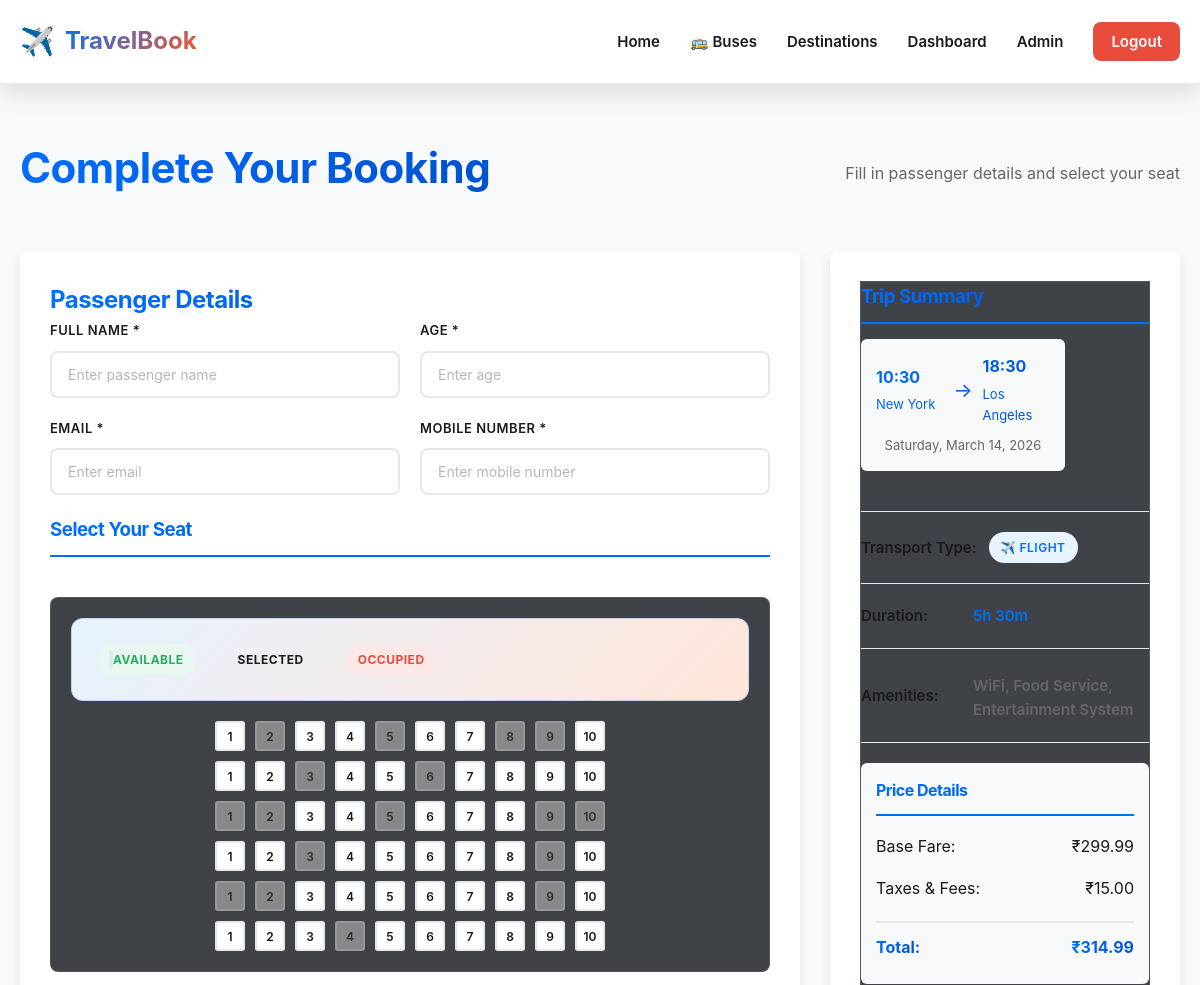
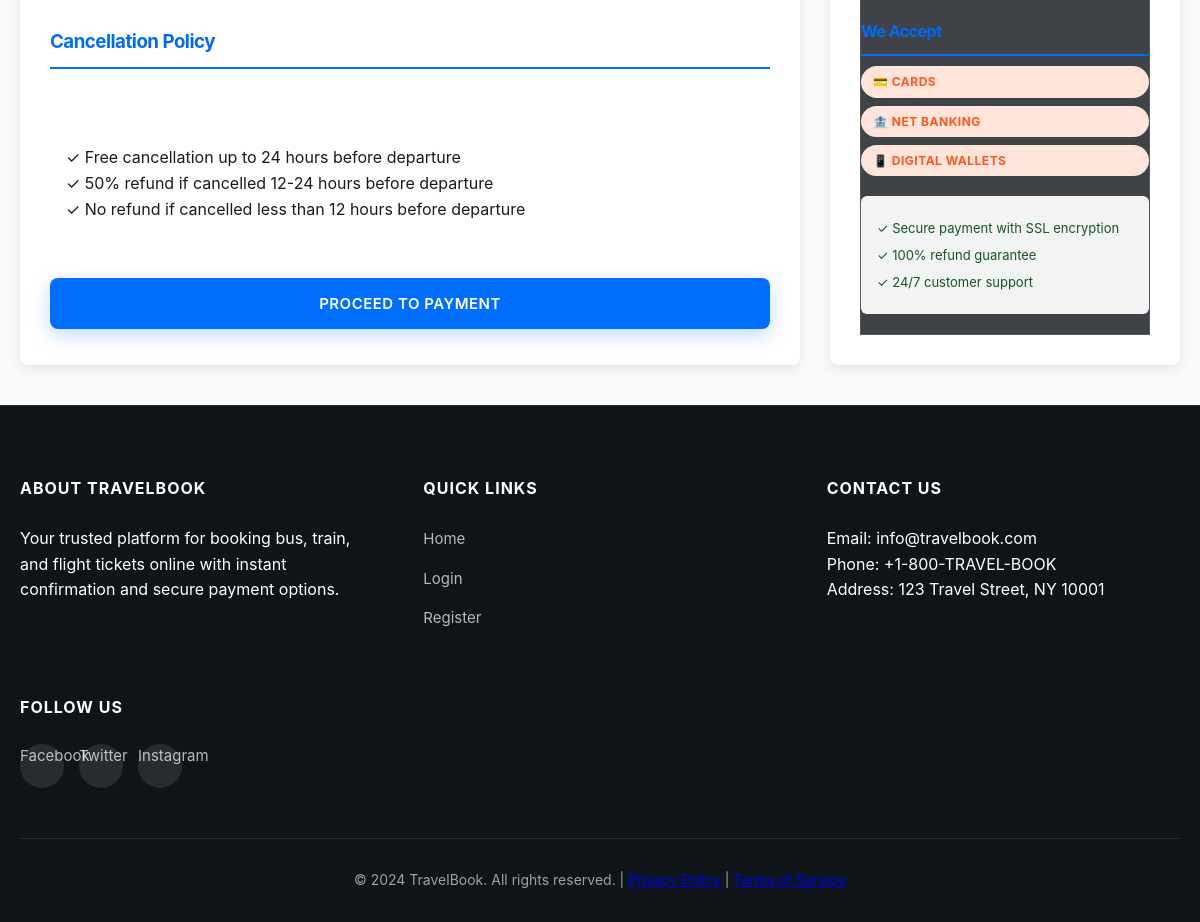
Page /book/1 (signed in) on the committed database (2 pictures, top to bottom).
### app.py (models this page shows, shortened)
class Route(db.Model):
    id = db.Column(db.Integer, primary_key=True)
    source = db.Column(db.String(100), nullable=False)
    destination = db.Column(db.String(100), nullable=False)
    transport_type = db.Column(db.String(50), nullable=False)  # Bus, Train, Flight
    departure_time = db.Column(db.DateTime, nullable=False)
    arrival_time = db.Column(db.DateTime, nullable=False)
    duration = db.Column(db.String(50), nullable=False)
    price = db.Column(db.Float, nullable=False)
    total_seats = db.Column(db.Integer, nullable=False)
    available_seats = db.Column(db.Integer, nullable=False)
    amenities = db.Column(db.String(255), default="")
    rating = db.Column(db.Float, default=4.5)
    created_at = db.Column(db.DateTime, default=datetime.utcnow)
    bookings = db.relationship('Booking', backref='route', lazy=True, cascade='all, delete-orphan')

### app.py (the view, shortened to what this page needs)
@app.route('/book/<int:route_id>', methods=['GET', 'POST'])
def book(route_id):
    if 'user_id' not in session:
        flash('Please log in to continue booking!', 'warning')
        return redirect(url_for('login'))
    route = Route.query.get(route_id)
    if not route or route.available_seats <= 0:
        flash('Route not available!', 'error')
        return redirect(url_for('index'))
    return render_template('booking.html', route=route)

### templates/booking.html (shortened to what this page needs)
{% extends "base.html" %}
{% block content %}
<div class="container fade-in">
    <div class="page-header fade-in-up">
        <h1 class="text-gradient">Complete Your Booking</h1>
        <p>Fill in passenger details and select your seat</p>
    </div>
    <div class="booking-container">
        <div class="booking-form-section fade-in-left delay-200">
            <h2 class="text-gradient">Passenger Details</h2>
            <form method="POST" class="booking-form stagger-children">
                <div class="form-row">
                    <div class="form-group fade-in-up delay-100">
                        <label for="passenger_name">Full Name <span class="text-danger">*</span></label>
                        <input type="text" id="passenger_name" name="passenger_name" placeholder="Enter passenger name" class="form-control" required>
                    </div>
                    <div class="form-group fade-in-up delay-200">
                        <label for="passenger_age">Age <span class="text-danger">*</span></label>
                        <input type="number" id="passenger_age" name="passenger_age" placeholder="Enter age" class="form-control" min="1" max="120" required>
                    </div>
                </div>
                <div class="form-row">
                    <div class="form-group fade-in-up delay-300">
                        <label for="passenger_email">Email <span class="text-danger">*</span></label>
                        <input type="email" id="passenger_email" name="passenger_email" placeholder="Enter email" class="form-control" required>
                    </div>
                    <div class="form-group fade-in-up delay-400">
                        <label for="passenger_phone">Mobile Number <span class="text-danger">*</span></label>
                        <input type="tel" id="passenger_phone" name="passenger_phone" placeholder="Enter mobile number" class="form-control" required>
                    </div>
                </div>
                <h3 class="text-gradient fade-in-up delay-500">Select Your Seat</h3>
                <div class="seat-selection fade-in-up delay-600 glass glass-dark">
                    <div class="seat-info">
                        <span class="seat-legend available badge badge-success">Available</span>
                        <span class="seat-legend selected badge badge-info">Selected</span>
                        <span class="seat-legend occupied badge badge-danger">Occupied</span>
                    </div>
                    <div class="seat-map" id="seatMap">
                    </div>
                </div>
                <h3 class="text-gradient fade-in-up delay-700">Cancellation Policy</h3>
                <div class="policy-box glass lift-on-hover fade-in-up delay-800">
                    <p class="fade-in-up delay-100">✓ Free cancellation up to 24 hours before departure</p>
                    <p class="fade-in-up delay-200">✓ 50% refund if cancelled 12-24 hours before departure</p>
                    <p class="fade-in-up delay-300">✓ No refund if cancelled less than 12 hours before departure</p>
                </div>
                <button type="submit" class="btn btn-primary btn-large btn-glow fade-in-up delay-900">Proceed to Payment</button>
            </form>
        </div>
        <div class="booking-summary-section fade-in-right delay-200">
            <div class="booking-summary glass glass-dark lift-on-hover">
                <h3 class="text-gradient">Trip Summary</h3>
                <div class="summary-item card-hover">
                    <div class="journey-info">
                        <div class="journey-row text-gradient">
                            <div class="journey-point">
                                <div class="time">{{ route.departure_time.strftime('%H:%M') }}</div>
                                <div class="place">{{ route.source }}</div>
                            </div>
                            <div class="journey-arrow">→</div>
                            <div class="journey-point">
                                <div class="time">{{ route.arrival_time.strftime('%H:%M') }}</div>
                                <div class="place">{{ route.destination }}</div>
                            </div>
                        </div>
                        <div class="journey-date">
                            {{ route.departure_time.strftime('%A, %B %d, %Y') }}
                        </div>
                    </div>
                </div>
                <div class="summary-item">
                    <span class="label">Transport Type:</span>
                    <span class="value badge badge-primary">
                        {% if route.transport_type == 'Flight' %}
                            ✈️ Flight
                        {% elif route.transport_type == 'Bus' %}
                            🚌 Bus
                        {% else %}
                            🚂 Train
                        {% endif %}
                    </span>
                </div>
                <div class="summary-item">
                    <span class="label">Duration:</span>
                    <span class="value">{{ route.duration }}</span>
                </div>
                <div class="summary-item">
                    <span class="label">Amenities:</span>
                    <span class="value amenities-list">{{ route.amenities }}</span>
                </div>
                <div class="price-breakdown">
                    <h4 class="text-gradient">Price Details</h4>
                    <div class="price-item fade-in-up delay-100">
                        <span>Base Fare:</span>
                        <span>₹{{ "%.2f"|format(route.price) }}</span>
                    </div>
                    <div class="price-item fade-in-up delay-200">
                        <span>Taxes & Fees:</span>
                        <span>₹{{ "%.2f"|format(route.price * 0.05) }}</span>
                    </div>
                    <div class="price-item total fade-in-up delay-300">
                        <span class="text-gradient">Total:</span>
                        <span class="text-gradient">₹{{ "%.2f"|format(route.price * 1.05) }}</span>
                    </div>
                </div>
                <div class="payment-methods">
                    <h4 class="text-gradient">We Accept</h4>
                    <div class="payment-icons stagger-children">
                        <span class="badge badge-secondary fade-in-up delay-100">💳 Cards</span>
                        <span class="badge badge-secondary fade-in-up delay-200">🏦 Net Banking</span>
                        <span class="badge badge-secondary fade-in-up delay-300">📱 Digital Wallets</span>
                    </div>
                </div>
                <div class="info-box glass fade-in-up delay-400">
                    <p class="fade-in-up delay-100">✓ Secure payment with SSL encryption</p>
                    <p class="fade-in-up delay-200">✓ 100% refund guarantee</p>
                    <p class="fade-in-up delay-300">✓ 24/7 customer support</p>
                </div>
            </div>
        </div>
    </div>
</div>
{% endblock %}

### static/css/responsive.css (style rules this page uses)
@media (min-width: 1200px) { .container { max-width: 1200px; } }

### static/css/bus_booking.css (style rules this page uses)
.time { display: block; font-size: 18px; font-weight: 800; color: var(--dark-text); }

### static/css/enhancements.css (style rules this page uses)
:root { --gradient-primary: linear-gradient(135deg, #006FFF 0%, #0050CC 100%); --gradient-secondary: linear-gradient(135deg, #FF5722 0%, #FF8A50 100%); --gradient-success: linear-gradient(135deg, #27AE60 0%, #229954 100%); --gradient-danger: linear-gradient(135deg, #E74C3C 0%, #C0392B 100%); --gradient-warning: linear-gradient(135deg, #F39C12 0%, #D68910 100%); --gradient-rainbow: linear-gradient(135deg, #006FFF, #0050CC, #FF5722, #FF8A50); --blur-sm: blur(4px); --blur-md: blur(8px); --blur-lg: blur(16px); }
.glass { background: rgba(255, 255, 255, 0.95); backdrop-filter: blur(10px); border: 1px solid rgba(255, 255, 255, 0.2); }
.glass-dark { background: rgba(15, 20, 25, 0.8); backdrop-filter: blur(10px); border: 1px solid rgba(255, 255, 255, 0.1); }
.btn { position: relative; overflow: hidden; }
.btn::before { content: ''; position: absolute; top: 50%; left: 50%; width: 0; height: 0; border-radius: 50%; background: rgba(255, 255, 255, 0.5); transform: translate(-50%, -50%); transition: width 0.6s, height 0.6s; }
.btn-primary { box-shadow: 0 6px 20px rgba(0, 111, 255, 0.25); }
.form-control { position: relative; }
h1, h2, h3, h4, h5, h6 { letter-spacing: -0.5px; font-weight: 700; }
.text-gradient { background: var(--gradient-primary); -webkit-background-clip: text; -webkit-text-fill-color: transparent; background-clip: text; }
.badge { display: inline-block; padding: 6px 12px; border-radius: 20px; font-size: 12px; font-weight: 700; text-transform: uppercase; letter-spacing: 0.5px; }
.badge-primary { background: var(--primary-light); color: var(--primary-color); }
.badge-secondary { background: var(--secondary-light); color: var(--secondary-color); }
.badge-success { background: var(--success-light); color: var(--success-color); }
.badge-danger { background: var(--danger-light); color: var(--danger-color); }
.lift-on-hover { transition: all 0.3s cubic-bezier(0.4, 0, 0.2, 1); }

### static/css/modern.css (style rules this page uses)
.card-hover { transition: all 0.3s cubic-bezier(0.4, 0, 0.2, 1); position: relative; overflow: hidden; }
.card-hover::before { content: ''; position: absolute; top: 0; left: -100%; width: 100%; height: 100%; background: linear-gradient(90deg, transparent, rgba(255, 255, 255, 0.3), transparent); transition: left 0.5s; }
.form-group label { font-weight: 600; color: var(--dark-text); margin-bottom: 10px; display: block; text-transform: uppercase; letter-spacing: 0.5px; font-size: 13px; }
.form-group input, .form-group select, .form-group textarea { transition: all 0.3s ease; border: 2px solid var(--border-color); font-size: 14px; }
.form-group input::placeholder, .form-group select::placeholder, .form-group textarea::placeholder { color: var(--light-text); opacity: 0.7; }

### static/css/animations.css (style rules this page uses)
.fade-in { animation: fadeIn 0.8s ease; }
.fade-in-up { animation: fadeInUp 0.8s ease; }
.fade-in-left { animation: fadeInLeft 0.8s ease; }
.fade-in-right { animation: fadeInRight 0.8s ease; }
.stagger-children > * { animation: slideInUp 0.6s ease backwards; }
.stagger-children > :nth-child(1) { animation-delay: 0.1s; }
.stagger-children > :nth-child(2) { animation-delay: 0.2s; }
.stagger-children > :nth-child(3) { animation-delay: 0.3s; }
.stagger-children > :nth-child(4) { animation-delay: 0.4s; }
.stagger-children > :nth-child(n+6) { animation-delay: 0.6s; }
.delay-100 { animation-delay: 0.1s; }
.delay-200 { animation-delay: 0.2s; }
.delay-300 { animation-delay: 0.3s; }
.delay-400 { animation-delay: 0.4s; }
.delay-500 { animation-delay: 0.5s; }
.delay-700 { animation-delay: 0.7s; }

### rows in the picture
Route: departure_time "10:30", source "New York", arrival_time "18:30", destination "Los Angeles", departure_time "Saturday, March 14, 2026", duration "5h 30m", amenities "WiFi, Food Service, Entertainment System", price "299.99", route.price*0.05 "15.00", route.price*1.05 "314.99"
